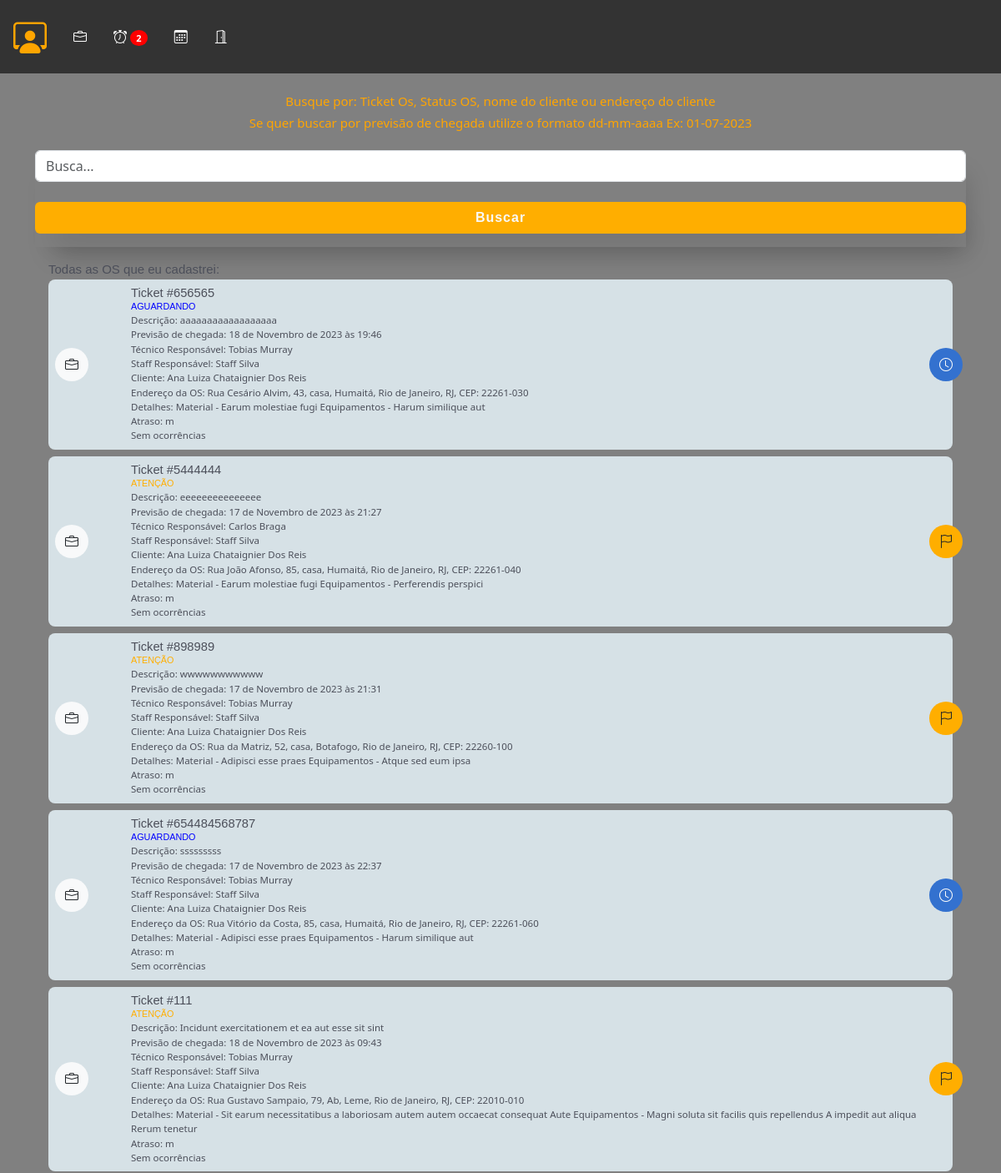
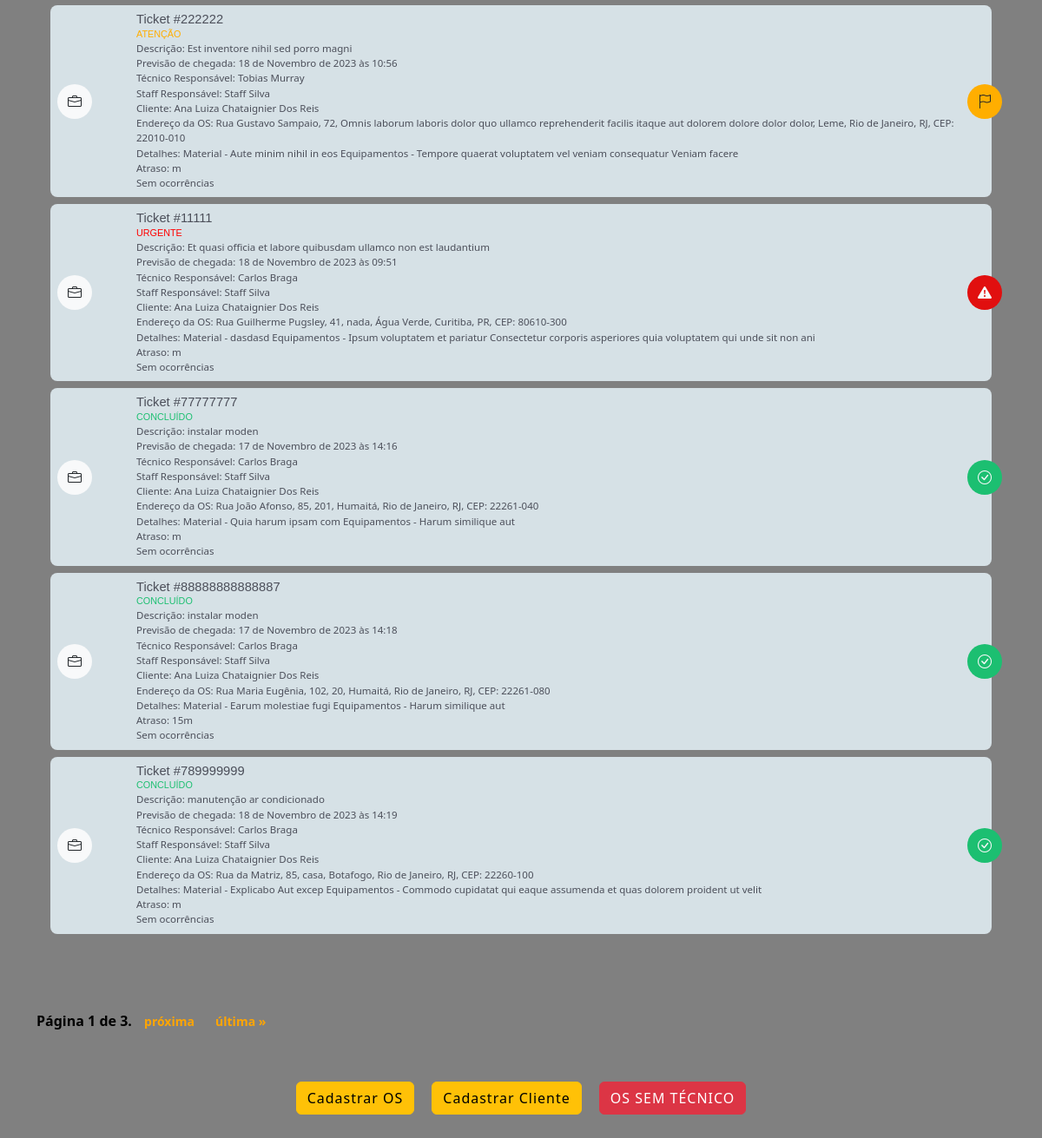
The app's page /staff/lista_os/ (signed in) with its own data (2 pictures, top to bottom).
### staff/models.py (models this page shows, shortened)
class OrdemDeServico(models.Model):
    ticket = models.CharField(max_length=200, unique=True)
    tecnico = models.ForeignKey(
        CustomUser, on_delete=models.CASCADE, related_name="ordens_técnico", null=True, default=None
    )
    staff = models.ForeignKey(
        CustomUser, on_delete=models.CASCADE, related_name="ordens_staff"
    )
    descricao = models.TextField(max_length=600)
    previsao_chegada = models.DateTimeField(editable=True)
    previsao_execucao = models.DateTimeField(editable=True)
    material = models.CharField(max_length=100, validators=[MinLengthValidator(3)])
    equipamento = models.CharField(max_length=100, validators=[MinLengthValidator(3)])
    data_criacao = models.DateTimeField(auto_now_add=True)
    cliente = models.ForeignKey(Cliente, on_delete=models.CASCADE)
    endereco = models.ForeignKey(Endereco, on_delete=models.CASCADE)
    contrato = models.CharField(max_length=700, null=True, blank=True)
    atividade = models.CharField(max_length=50, choices=ACTIVITY_CHOICES)
    status_tecnico = models.CharField(max_length=50, choices=TECNICAL_CHOICES)
    status = models.CharField(
        max_length=10, choices=STATUS_CHOICES, default="Aguardando"
    )
    atraso_em_minutos = models.CharField(max_length=50, choices=ATRASO_CHOICES)
    atraso_descricao = models.TextField(max_length=400)
    descricao_reagendamento = models.TextField(max_length=400)
    vezes_reagendada = models.IntegerField(default=0)

class Cliente(models.Model):
    nome = models.CharField(max_length=50, validators=[MinLengthValidator(3)])
    rg = models.CharField(max_length=12, validators=[MinLengthValidator(3)])
    telefone1 = models.CharField(max_length=15, validators=[MinLengthValidator(3)])
    telefone2 = models.CharField(max_length=15, validators=[MinLengthValidator(3)])

### authentication/models.py (models this page shows, shortened)
class CustomUser(AbstractUser):
    telefone = models.CharField(max_length=15, null=False)
    endereco = models.ForeignKey(
        Endereco, on_delete=models.CASCADE, null=True, default=None
    )
    foto = models.ImageField(upload_to="img/perfil_user/", null=True, blank=True)
    email = models.EmailField(unique=True)

class Endereco(models.Model):
    cep = models.CharField(max_length=10)
    rua = models.CharField(max_length=30, validators=[MinLengthValidator(3)])
    bairro = models.CharField(max_length=20, validators=[MinLengthValidator(3)])
    cidade = models.CharField(max_length=20, validators=[MinLengthValidator(3)])
    estado = models.CharField(max_length=2, choices=STATE_CHOICES)
    numero = models.PositiveIntegerField(validators=[MinValueValidator(1)])
    complemento = models.CharField(max_length=100)
    def __str__(self):
        return f"{self.rua}, {self.numero}, {self.complemento}, {self.bairro}, {self.cidade}, {self.estado}, CEP: {self.cep}"

### staff/views.py (the view, shortened to what this page needs)
# urls.py: path("lista_os/", views.lista_os, name="lista_os"),
@user_passes_test(is_staff)
def lista_os(request):
    try:
        staff = request.user
        avisos = calcula_atraso_reagendamento(staff)
        data_atual = datetime.now().date()
        todas_as_ordens = OrdemDeServico.objects.filter(staff=staff)
        for ordem in todas_as_ordens:
            data_previsao = ordem.previsao_chegada.date()
            if data_previsao < data_atual and ordem.status in [
                "Atenção",
                "Urgente",
                "Aguardando",
            ]:
                ordem.status = "Reagendar"
                ordem.descricao_reagendamento = "Ordem ignorada pelo técnico"
                ordem.save()
        ordens = OrdemDeServico.objects.filter(
            staff=request.user,
            status__in=["Atenção", "Urgente", "Aguardando", "Concluído"],
        )
        filtros = request.GET.get("buscar")
    except Exception as e:
        return render(request, "error.html", {"error_message": str(e)})
    items_per_page = 10
    paginator = Paginator(ordens, items_per_page)
    page = request.GET.get("page")
    try:
        ordens = paginator.page(page)
    except PageNotAnInteger:
        ordens = paginator.page(1)
    except EmptyPage:
        ordens = paginator.page(paginator.num_pages)
    return render(
        request,
        "lista_os.html",
        {
            "ordens": ordens,
            **avisos,
        },
    )

### main/helpers.py (called while the page is built)
def is_staff(user):
    return user.groups.filter(name="Staff").exists()

### staff/helpers.py (called while the page is built)
def calcula_atraso_reagendamento(user):
    try:
        ordens_em_atraso = OrdemDeServico.objects.filter(
            staff=user,
            atraso_em_minutos__isnull=False,
            status__in=["Atenção", "Urgente", "Aguardando"],
            atraso_em_minutos__gt=0,
        )
        ordens_reagendar = OrdemDeServico.objects.filter(
            staff=user,
            status="Reagendar",
        )
        total_reagendar = len(ordens_reagendar)
        atrasos = len(ordens_em_atraso)
        return {"atrasos": atrasos, "total_reagendar": total_reagendar}
    except Exception as e:
        print(f"Erro ao calcular aviso: {e}")
        return {"atrasos": 0, "total_reagendar": 0}

### staff/templates/lista_os.html (shortened to what this page needs)
{% extends "base_staff.html" %}
{% load static %}
{% block rest %}
  <section id="lista_oc_scr">
    <div class="container">
      <div id="oc_lista">
        <br>
        <h5>Busque por: Ticket Os, Status OS, nome do cliente ou endereço do cliente</h5>
        <h5>Se quer buscar por previsão de chegada utilize o formato dd-mm-aaaa Ex: 01-07-2023</h5>
        <form id="form_buscar" class="box-shadow mt-4" method='GET' action="{% url 'lista_os' %}">
          <input type="text" class="form-control mt-3" name="buscar" placeholder="Busca...">
          <button type="submit" class="btn bg06 text-light w-100 box-shadow fs-6 font-bold mt-4 mb-3">Buscar</button>
        </form>
        <div class="tab-pane fade show active" id="pills-01" role="tabpanel" aria-labelledby="pills-home-tab" tabindex="0">
          <label class="mt-2 font-medium color04">Todas as OS que eu cadastrei:</label>
          {% for ordem in ordens %}
            <div class="oc_lista_item">
              <div class="row">
                <div class="col-2 col-md-1">
                  <div class="icon bg-light"><i class="bi bi-briefcase text-dark"></i></div>
                </div>
                <div class="col-10 col-md-11">
                    <div class="oc_l_nome font-medium color04">Ticket #{{ ordem.ticket }}</div>
                    <div class="oc_l_status font-medium {% if ordem.status == 'Urgente' %}color-red{% elif ordem.status == 'Atenção' %}color-yellow{% elif ordem.status == 'Aguardando' %}color-blue{% elif ordem.status == 'Concluído' %}color-green{% endif %}">{{ ordem.status }}</div>
                  <div class="oc_l_data color04 font-dark">Descrição: {{ ordem.descricao }}</div>
                  <div class="oc_l_data color04 font-dark">Previsão de chegada: {{ ordem.previsao_chegada }}</div>
                  <div class="oc_l_data color04 font-dark">Técnico Responsável: {{ ordem.tecnico.first_name }} {{ ordem.tecnico.last_name }}</div>
                  <div class="oc_l_data color04 font-dark">Staff Responsável: {{ ordem.staff.first_name }} {{ ordem.staff.last_name }}</div>
                  <div class="oc_l_data color04 font-dark">Cliente: {{ ordem.cliente.nome }}</div>
                  <div class="oc_l_data color04 font-dark">Endereço da OS: {{ ordem.endereco }}</div>
                  <div class="oc_l_data color04 font-dark">Detalhes: Material - {{ ordem.material}} Equipamentos - {{ordem.equipamento}}</div>
                  <div class="oc_l_data color04 font-dark">Atraso: {{ ordem.atraso_em_minutos }}m</div>
                  {% if ordem.ocorrencias.all %}
                    <div class="oc_l_data color07 font-dark ">
                      Ocorrências
                      <ul>
                        {% for ocorrencia in ordem.ocorrencias.all %}
                          <li>{{ ocorrencia.titulo }} - {{ ocorrencia.descricao }}</li>
                        {% endfor %}
                      </ul>
                    </div>
                  {% else %}
                    <div class="oc_l_data color04 font-dark">Sem ocorrências</div>
                  {% endif %}
                  {% if ordem.status == "Urgente" %}
                    <div class="status_icon bg05 text-light">
                      <i class="bi bi-exclamation-triangle-fill"></i>
                    </div>
                  {% elif ordem.status == "Atenção" %}
                    <div class="status_icon bg06 text-dark">
                      <i class="bi bi-flag"></i>
                    </div>
                  {% elif ordem.status == "Aguardando" %}
                    <div class="status_icon bg01 text-light">
                      <i class="bi bi-clock"></i>
                    </div>
                  {% elif ordem.status == "Concluído" %}
                    <div class="status_icon bg02 text-light">
                      <i class="bi bi-check-circle"></i>
                    </div>
                  {% endif %}
                </div>
              </div>
            </div>
          {% endfor %}
        </div>
      </div>
      <div class="pagination">
        <span class="step-links">
          <span class="current-page">
            Página {{ ordens.number }} de {{ ordens.paginator.num_pages }}.
          </span>
          {% if ordens.has_next %}
            <a href="?page={{ ordens.next_page_number }}">próxima</a>
            <a href="?page={{ ordens.paginator.num_pages }}">última &raquo;</a>
          {% endif %}
        </span>
      </div>
    </div>
  </section>
{% endblock %}

### main/templates/static/assets/css/app_mamminfo.css (style rules this page uses)
html { font-family: 'Noto', sans-serif;background: #ced0dc; }
.font-medium { font-family: 'NotoMedium', sans-serif;font-weight: 400; }
.font-bold { font-family: 'NotoBold', sans-serif;font-weight: 600; }
.bg01 { background: #3371cf; }
.bg02 { background: #1cbf71; }
.bg05 { background: #e10f0f; }
.bg06 { background: #ffae00; }
.color04 { color: #4c4f5a; }
section { height: auto;min-height: 90vh;max-width: 100vw;width: 100%; }
.box-shadow { box-shadow: 10px 20px 32px -12px rgba(0,0,0,.2); }
.btn { letter-spacing: 1px; }
#oc_lista { padding-bottom: 72px; }
#oc_lista .tab-pane { padding: 8px 16px; }
#oc_lista .oc_lista_item { background: #d6e1e6;border-radius: 8px;padding: 8px;position: relative;margin-bottom: 8px; }
#oc_lista .oc_lista_item .icon { width: 40px;height: 40px;border-radius: 40px;display: inline-block;text-align: center;line-height: 40px;position: absolute;l: 0;top: 0;bottom: 0;margin: auto; }
#oc_lista .oc_lista_item .oc_l_data { font-size: .72rem; }
#oc_lista .oc_lista_item .oc_l_nome { font-size: .92rem;line-height: 112%;white-space: nowrap;overflow: hidden;text-overflow: ellipsis; }
#oc_lista .oc_lista_item .oc_l_status { font-size: .675rem;text-transform: uppercase; }
#oc_lista .oc_lista_item .status_icon { width: 40px;height: 40px;border-radius: 40px;display: inline-block;text-align: center;line-height: 40px;position: absolute;right: -12px;top: 0;bottom: 0;margin: auto; }

### records on screen
OrdemDeServico: ticket "656565", status "AGUARDANDO", descricao "aaaaaaaaaaaaaaaaaa", previsao_chegada "18 de Novembro de 2023 às 19:46", tecnico.first_name "Tobias", tecnico.last_name "Murray", staff.first_name "Staff", staff.last_name "Silva", cliente.nome "Ana Luiza Chataignier Dos Reis", endereco "Rua Cesário Alvim, 43, casa, Humaitá, Rio de Janeiro, RJ, CEP: 22261-030", material "Earum molestiae fugi", equipamento "Harum similique aut", shows "Sem ocorrências"
OrdemDeServico: ticket "5444444", status "ATENÇÃO", descricao "eeeeeeeeeeeeeee", previsao_chegada "17 de Novembro de 2023 às 21:27", tecnico.first_name "Carlos", tecnico.last_name "Braga", staff.first_name "Staff", staff.last_name "Silva", cliente.nome "Ana Luiza Chataignier Dos Reis", endereco "Rua João Afonso, 85, casa, Humaitá, Rio de Janeiro, RJ, CEP: 22261-040", material "Earum molestiae fugi", equipamento "Perferendis perspici", shows "Sem ocorrências"
OrdemDeServico: ticket "898989", status "ATENÇÃO", descricao "wwwwwwwwwww", previsao_chegada "17 de Novembro de 2023 às 21:31", tecnico.first_name "Tobias", tecnico.last_name "Murray", staff.first_name "Staff", staff.last_name "Silva", cliente.nome "Ana Luiza Chataignier Dos Reis", endereco "Rua da Matriz, 52, casa, Botafogo, Rio de Janeiro, RJ, CEP: 22260-100", material "Adipisci esse praes", equipamento "Atque sed eum ipsa", shows "Sem ocorrências"
OrdemDeServico: ticket "654484568787", status "AGUARDANDO", descricao "sssssssss", previsao_chegada "17 de Novembro de 2023 às 22:37", tecnico.first_name "Tobias", tecnico.last_name "Murray", staff.first_name "Staff", staff.last_name "Silva", cliente.nome "Ana Luiza Chataignier Dos Reis", endereco "Rua Vitório da Costa, 85, casa, Humaitá, Rio de Janeiro, RJ, CEP: 22261-060", material "Adipisci esse praes", equipamento "Harum similique aut", shows "Sem ocorrências"
OrdemDeServico: ticket "111", status "ATENÇÃO", descricao "Incidunt exercitationem et ea aut esse sit sint", previsao_chegada "18 de Novembro de 2023 às 09:43", tecnico.first_name "Tobias", tecnico.last_name "Murray", staff.first_name "Staff", staff.last_name "Silva", cliente.nome "Ana Luiza Chataignier Dos Reis", endereco "Rua Gustavo Sampaio, 79, Ab, Leme, Rio de Janeiro, RJ, CEP: 22010-010", material "Sit earum necessitatibus a laboriosam autem autem occaecat consequat Aute", equipamento "Magni soluta sit facilis quis repellendus A impedit aut aliqua Rerum tenetur", shows "Sem ocorrências"
OrdemDeServico: ticket "222222", status "ATENÇÃO", descricao "Est inventore nihil sed porro magni", previsao_chegada "18 de Novembro de 2023 às 10:56", tecnico.first_name "Tobias", tecnico.last_name "Murray", staff.first_name "Staff", staff.last_name "Silva", cliente.nome "Ana Luiza Chataignier Dos Reis", endereco "Rua Gustavo Sampaio, 72, Omnis laborum laboris dolor quo ullamco reprehenderit facilis itaque aut dolorem dolore dolor dolor, Leme, Rio de Janeiro, RJ, CEP: 22010-010", material "Aute minim nihil in eos", equipamento "Tempore quaerat voluptatem vel veniam consequatur Veniam facere", shows "Sem ocorrências"
OrdemDeServico: ticket "11111", status "URGENTE", descricao "Et quasi officia et labore quibusdam ullamco non est laudantium", previsao_chegada "18 de Novembro de 2023 às 09:51", tecnico.first_name "Carlos", tecnico.last_name "Braga", staff.first_name "Staff", staff.last_name "Silva", cliente.nome "Ana Luiza Chataignier Dos Reis", endereco "Rua Guilherme Pugsley, 41, nada, Água Verde, Curitiba, PR, CEP: 80610-300", material "dasdasd", equipamento "Ipsum voluptatem et pariatur Consectetur corporis asperiores quia voluptatem qui unde sit non ani", shows "Sem ocorrências"
OrdemDeServico: ticket "77777777", status "CONCLUÍDO", descricao "instalar moden", previsao_chegada "17 de Novembro de 2023 às 14:16", tecnico.first_name "Carlos", tecnico.last_name "Braga", staff.first_name "Staff", staff.last_name "Silva", cliente.nome "Ana Luiza Chataignier Dos Reis", endereco "Rua João Afonso, 85, 201, Humaitá, Rio de Janeiro, RJ, CEP: 22261-040", material "Quia harum ipsam com", equipamento "Harum similique aut", shows "Sem ocorrências"
OrdemDeServico: ticket "88888888888887", status "CONCLUÍDO", descricao "instalar moden", previsao_chegada "17 de Novembro de 2023 às 14:18", tecnico.first_name "Carlos", tecnico.last_name "Braga", staff.first_name "Staff", staff.last_name "Silva", cliente.nome "Ana Luiza Chataignier Dos Reis", endereco "Rua Maria Eugênia, 102, 20, Humaitá, Rio de Janeiro, RJ, CEP: 22261-080", material "Earum molestiae fugi", equipamento "Harum similique aut", atraso_em_minutos "15", shows "Sem ocorrências"
OrdemDeServico: ticket "789999999", status "CONCLUÍDO", descricao "manutenção ar condicionado", previsao_chegada "18 de Novembro de 2023 às 14:19", tecnico.first_name "Carlos", tecnico.last_name "Braga", staff.first_name "Staff", staff.last_name "Silva", cliente.nome "Ana Luiza Chataignier Dos Reis", endereco "Rua da Matriz, 85, casa, Botafogo, Rio de Janeiro, RJ, CEP: 22260-100", material "Explicabo Aut excep", equipamento "Commodo cupidatat qui eaque assumenda et quas dolorem proident ut velit", shows "Sem ocorrências"

### other values on screen
{{ atrasos }} "2"
{{ ordens.number }} "1"
{{ ordens.paginator.num_pages }} "3"
